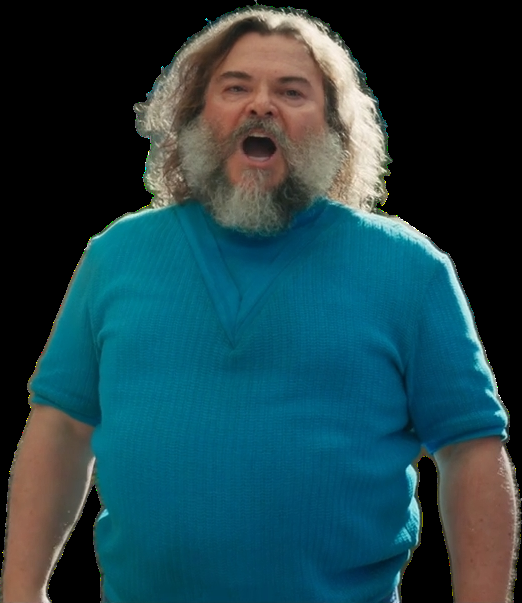
#> input picture Fotos/testgentusa/jackblack/steve.png, 522 x 603 px, found by its file name
$ python face_recognition.py
#> lines starting #> are read from the running program, lines starting #| are printed output that depends on the picture; after the words box and inside, x2 and y2 are one past the last pixel; in counts of white or black regions, pixels touching at a corner belong together; long printed decimals are rounded
import numpy as np
import cv2 as cv

haar_cascade = cv.CascadeClassifier('haar_face.xml')

people = ['Jack Black', 'Lady gaga', 'Mario bros']
#features = np.load('features.npy', allow_pickle=True)
#labels = np.load('labels.npy')

face_recognizer = cv.face.LBPHFaceRecognizer_create()
face_recognizer.read('face_trained.yml')

img = cv.imread(r"C:\Users\betol\Desktop\2ano\4semestre\procesamiento de imagenes\Python\Fotos\testgentusa\jackblack\steve.png")
#> img is the input picture: shape (603, 522, 3); mean B, G, R 73.9, 65.8, 30.3

gray = cv.cvtColor(img, cv.COLOR_BGR2GRAY)
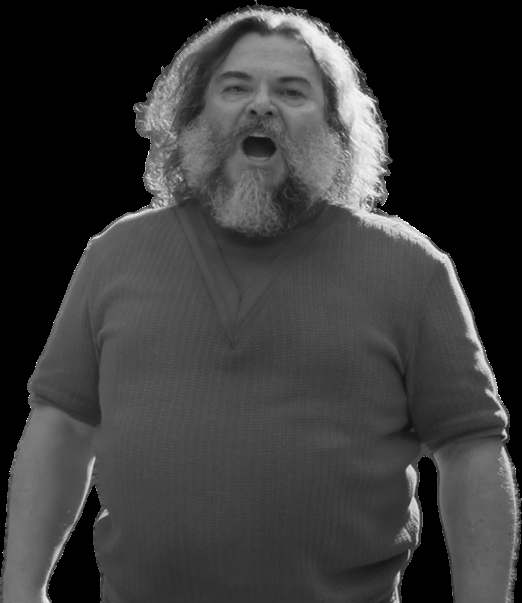
#> gray: shape (603, 522); min 0, max 255, mean 56.1
cv.imshow('Persona', gray)

# detectar la persona
faces_rect = haar_cascade.detectMultiScale(gray, scaleFactor=1.1, minNeighbors=5)
#> faces_rect = [[195, 39, 129, 129]]

for (x,y,w,h) in faces_rect:
    faces_roi = gray[y:y+h, x:x+w]

    label, confidence = face_recognizer.predict(faces_roi)
    print(f'Label = {label} with a confidence of {confidence}')

    cv.putText(img, str(people[label]), (20,20), cv.FONT_HERSHEY_COMPLEX, 1.0, (0,255,0), thickness=2)
    cv.rectangle(img, (x,y), (x+w, y+h), (0,255,0), thickness=2)
#> this loop made 1 pass
#> (x, y, w, h, label, confidence) on pass 1: (195, 39, 129, 129, 0, 56.28)
#| Label = 0 with a confidence of 56.276
#> pass 1, `faces_roi = gray[y:y+h, x:x+w]`:
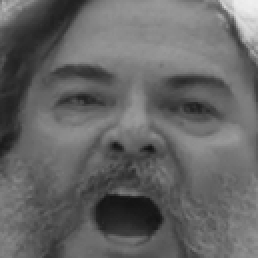
#> faces_roi: shape (129, 129) (shown 2 times larger); min 19, max 240, mean 101.3
#> after the loop:
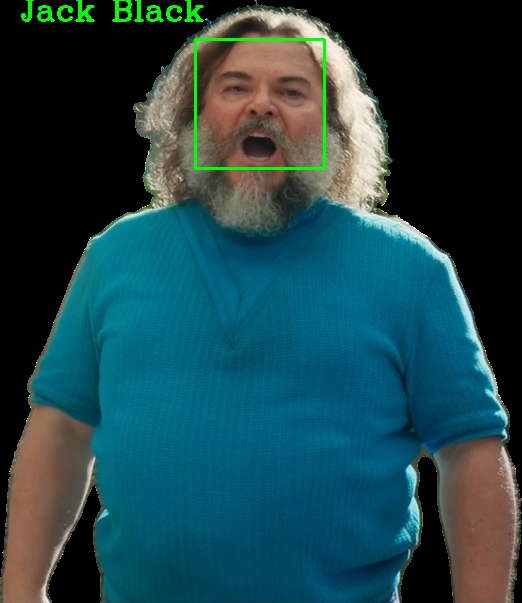
#> img: shape (603, 522, 3); 0.97% of pixels changed, all inside (x1, y1, x2, y2) = (21, 0, 326, 170)

cv.imshow('Cara Detectada', img)

cv.waitKey(0)

$ run again, with Fotos/testgentusa/jackblack/chikenjoke.jpg saved as Fotos/testgentusa/jackblack/steve.png
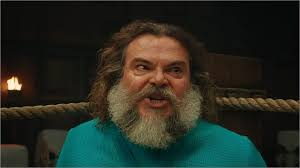
#> input picture Fotos/testgentusa/jackblack/chikenjoke.jpg, 300 x 168 px, found by its file name
#> img is the input picture: shape (168, 300, 3); mean B, G, R 34.2, 43.2, 39.1
#> faces_rect = [[116, 36, 82, 82]]
#> the loop `for (x,y,w,h) in faces_rect:` made 1 pass
#> (x, y, w, h, label, confidence) on pass 1: (116, 36, 82, 82, 0, 103.4)
#> (printed output is left out)
#> pass 1, `faces_roi = gray[y:y+h, x:x+w]`:
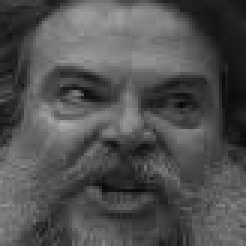
#> faces_roi: shape (82, 82) (shown 3 times larger); min 6, max 173, mean 80.5
#> after the loop `for (x,y,w,h) in faces_rect:`:
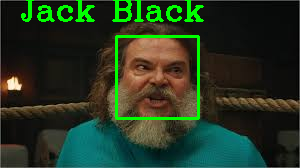
#> img: shape (168, 300, 3); 4.95% of pixels changed, all inside (x1, y1, x2, y2) = (21, 0, 204, 120)
